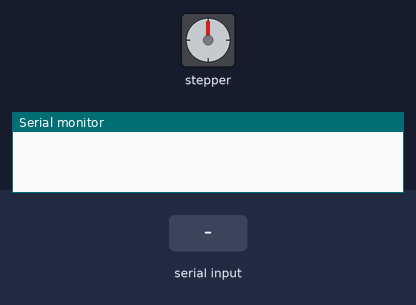
Simulated run of this sketch. Board: Arduino Uno, built with avr-gcc and run on an emulated ATmega328P. On the bench: stepper motor, the last lines printed to the serial monitor. The inputs (shaded band) are chosen by the test bench. Stepper angles assume 200 steps per turn.

Above: at 1.2 s.
1.3 s: byte 1 (1) received over Serial
At 1.45 s:
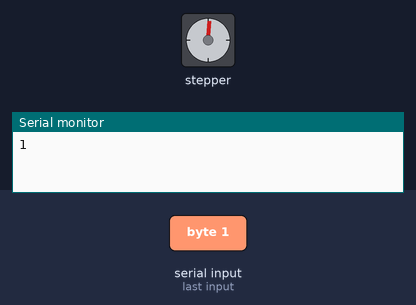
At 2.07 s:
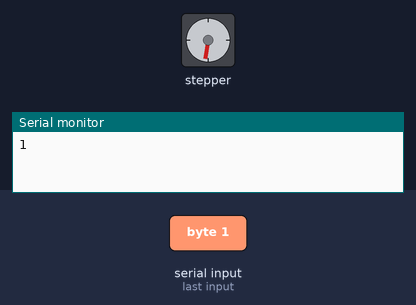
4.3 s: byte 2 (2) received over Serial
At 4.83 s:
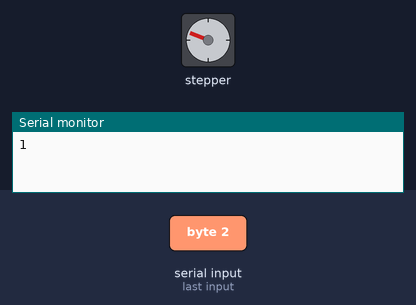
7.3 s: byte 3 (3) received over Serial
10.3 s: byte 4 (4) received over Serial
13.3 s: "1" received over Serial
14.8 s: byte 1 (1) received over Serial
At 15.26 s:
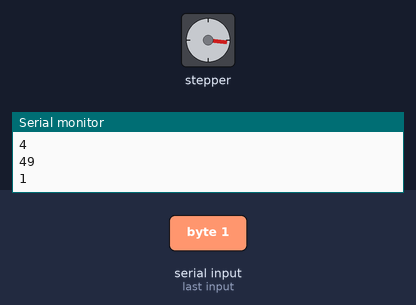
Timing chart, 0 to 22.7 s (numbered marks = the images above; inputs shaded):
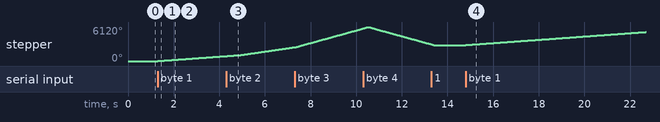

The sketch:

stepmotorkodu.ino
```cpp
#include <Stepper.h>


int roofstatus=0;
int stepcount=0;
const int stepsPerRevolution = 200;  // change this to fit the number of steps per revolution

// ULN2003 Motor Driver Pins
#define IN1 19
#define IN2 18
#define IN3 5
#define IN4 17

// initialize the stepper library
Stepper myStepper(stepsPerRevolution, IN1, IN3, IN2, IN4);

void setup() {
  // set the speed at 5 rpm

  // initialize the serial port
  Serial.begin(115200);
}

void loop() {

  if (Serial.available() > 0)
  {
    roofstatus = Serial.read();
    Serial.println(roofstatus);
  }

    if (roofstatus == 1)
  {
    // set the speed
    myStepper.setSpeed(50);//50 yavaş
    myStepper.step(stepsPerRevolution);
  }
    else if (roofstatus == 2)
  {
    myStepper.setSpeed(100);//100 orta,180 hızlı
    myStepper.step(stepsPerRevolution);
  }
  else if (roofstatus == 3)
  {
    myStepper.setSpeed(190);//190 hızlı
    myStepper.step(stepsPerRevolution);
  }
  else if (roofstatus == 4)
  {
    myStepper.setSpeed(190);//190 hızlı
    myStepper.step(-stepsPerRevolution);
  }

}
```

Measured:
- after the input at 1.3 s, stepper: keeps turning clockwise at about 299°/s, starting at once
- after the input at 14.8 s, stepper: keeps turning clockwise at about 298°/s, starting at once
